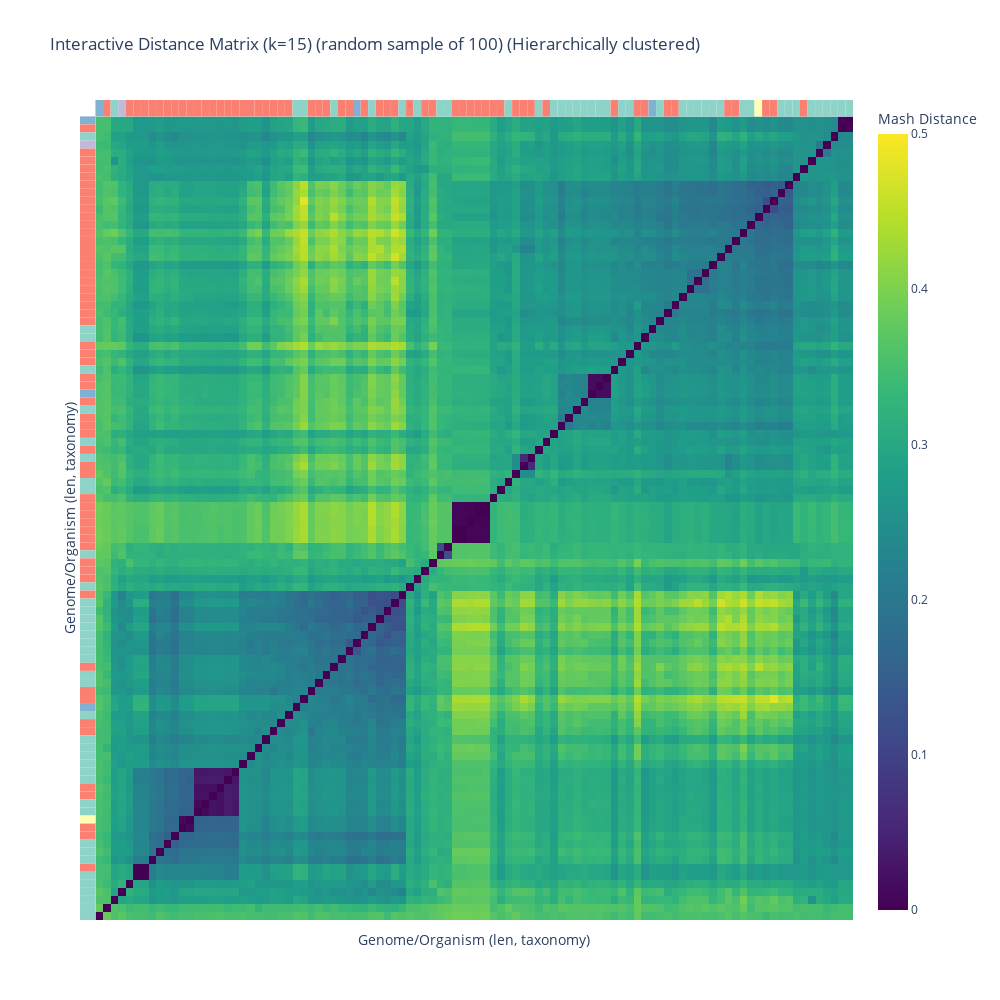

Here is the notebook cell this chart was saved with:
### Code cell
# 2. Interactive hierarchically-reordered heatmap with plotly (compact version, tiles show organism and length in scientific notation, and taxonomy including family)

def get_names_with_length_and_taxonomy(names, stats_df, taxonomy_df=None):
    """Attach merged_total_length (in scientific notation) and taxonomy info to organism names (including family)."""
    # Pre-process stats_df once
    stats_lookup = None
    stats_fallback = {}  # Normalized key -> value mapping for fallback

    if stats_df is not None:
        if 'organism' in stats_df.columns:
            stats_df = stats_df.set_index('organism')
        stats_lookup = stats_df['merged_total_length'] if 'merged_total_length' in stats_df.columns else None
        # Pre-build fallback lookup (underscore to space conversion)
        if stats_lookup is not None:
            stats_fallback = {str(idx).replace("_", " "): val for idx, val in stats_lookup.items()}

    # Pre-process taxonomy_df once - build multiple lookup dictionaries
    taxonomy_lookup = None
    taxonomy_fallback = {}  # Normalized key -> row mapping for fallback
    taxonomy_info_cache = {}  # Cache for pre-processed taxonomy info

    if taxonomy_df is not None and 'organism_name' in taxonomy_df.columns:
        taxonomy_lookup = taxonomy_df.set_index('organism_name')
        # Pre-build fallback lookup and cache taxonomy info
        for idx, row in taxonomy_lookup.iterrows():
            # Cache taxonomy info for exact match
            taxonomy_info_cache[idx] = {
                'kingdom': row['kingdom'] if pd.notna(row.get('kingdom')) else '?',
                'genus': row.get('genus', '?') if pd.notna(row.get('genus')) else '?',
                'family': row.get('family', '?') if pd.notna(row.get('family')) else '?',
                'species': row['species'] if pd.notna(row.get('species')) else '?',
                'subspecies': row['subspecies'] if pd.notna(row.get('subspecies')) else '?',
                'strain': row['strain'] if pd.notna(row.get('strain')) else '?'
            }
            # Build fallback mapping
            normalized_key = str(idx).replace("_", " ")
            if normalized_key not in taxonomy_fallback:
                taxonomy_fallback[normalized_key] = taxonomy_info_cache[idx]

    def format_sci(val):
        """Format value in scientific notation."""
        try:
            return f"{float(val):.2e}"
        except Exception:
            return str(val)

    def format_taxonomy_string(tax_info):
        """Format taxonomy information into a readable string, including family."""
        parts = []
        if tax_info.get('kingdom', '?') != '?' and pd.notna(tax_info.get('kingdom')):
            parts.append(f"Kingdom: {tax_info['kingdom']}")
        if tax_info.get('family', '?') != '?' and pd.notna(tax_info.get('family')):
            parts.append(f"Family: {tax_info['family']}")
        if tax_info.get('species', '?') != '?' and pd.notna(tax_info.get('species')):
            parts.append(f"Species: {tax_info['species']}")
        if tax_info.get('subspecies', '?') != '?' and pd.notna(tax_info.get('subspecies')):
            parts.append(f"Subspecies: {tax_info['subspecies']}")
        if tax_info.get('strain', '?') != '?' and pd.notna(tax_info.get('strain')):
            parts.append(f"Strain: {tax_info['strain']}")
        return " | ".join(parts) if parts else "Taxonomy: N/A"

    # Batch process all names
    result = []
    default_tax = {'kingdom': '?', 'genus': '?', 'family': '?', 'species': '?', 'subspecies': '?', 'strain': '?'}

    for name in names:
        name_str = str(name)

        # Fast lookup for length
        if stats_lookup is not None:
            if name in stats_lookup.index:
                length = stats_lookup[name]
            else:
                # Fast fallback lookup
                normalized_name = name_str.replace("_", " ")
                length = stats_fallback.get(normalized_name, "NA")
        else:
            length = "NA"

        # Fast lookup for taxonomy
        if taxonomy_lookup is not None:
            if name in taxonomy_info_cache:
                tax_info = taxonomy_info_cache[name]
            else:
                # Fast fallback lookup
                normalized_name = name_str.replace("_", " ")
                tax_info = taxonomy_fallback.get(normalized_name, default_tax)
        else:
            tax_info = default_tax

        # Build label
        label_parts = [f"{name_str} (len={format_sci(length)})"]
        tax_str = format_taxonomy_string(tax_info)
        if tax_str != "Taxonomy: N/A":
            label_parts.append(tax_str)

        result.append("<br>".join(label_parts))

    return result

def create_hierarchical_interactive_heatmap_with_length(
    file_path, title, max_size=100, method='average', metric='euclidean',
    organism_summary_df=None, organism_taxonomy_df=None
):
    # Load Data
    df = pd.read_csv(file_path, index_col=0)

    # Get normalization range from full matrix (before sampling)
    # Cap colors at 0.5 - values >= 0.5 will all map to the maximum color
    zmin = df.values.min()
    zmax = 0.5  # Cap colors at 0.5

    # Subsample if large
    if df.shape[0] > max_size:
        sample_ix = np.random.choice(df.index, max_size, replace=False)
        df = df.loc[sample_ix, sample_ix]
        title += f" (random sample of {max_size})"
    # Symmetrize and cluster
    arr = (df.values + df.values.T) / 2 if not np.allclose(df.values, df.values.T) else df.values
    linkage_mat = linkage(squareform(arr, checks=False), method=method, metric=metric)
    order = leaves_list(linkage_mat)
    df = df.iloc[order, :].iloc[:, order]

    # Pre-build kingdom lookup dictionary (optimized)
    kingdom_lookup = {}
    kingdom_fallback = {}

    if organism_taxonomy_df is not None and 'organism_name' in organism_taxonomy_df.columns:
        taxonomy_lookup = organism_taxonomy_df.set_index('organism_name')
        # Pre-build lookup dictionaries for fast access
        for idx, row in taxonomy_lookup.iterrows():
            kingdom = row['kingdom'] if pd.notna(row.get('kingdom')) else "Unknown"
            kingdom_lookup[idx] = kingdom
            # Build fallback mapping (normalized keys)
            normalized_key = str(idx).replace("_", " ")
            if normalized_key not in kingdom_fallback:
                kingdom_fallback[normalized_key] = kingdom

    # Fast kingdom lookup function
    def get_kingdom_fast(name):
        if name in kingdom_lookup:
            return kingdom_lookup[name]
        # Fast fallback lookup
        normalized_name = str(name).replace("_", " ")
        return kingdom_fallback.get(normalized_name, "Unknown")

    # Get kingdoms for all organisms in one pass (vectorized where possible)
    all_organism_names = list(df.index)
    row_kingdoms = [get_kingdom_fast(name) for name in all_organism_names]
    col_kingdoms = row_kingdoms[:]  # Same organisms in rows and columns

    # Relabel axes with merged_total_length in scientific notation and taxonomy (including family)
    row_names = get_names_with_length_and_taxonomy(df.index, organism_summary_df, organism_taxonomy_df)
    col_names = get_names_with_length_and_taxonomy(df.columns, organism_summary_df, organism_taxonomy_df)

    # Create color mapping for kingdoms (optimized)
    # Note: row_kingdoms and col_kingdoms are the same since rows and columns have same organisms
    unique_kingdoms = sorted(set(row_kingdoms))
    n_kingdoms = len(unique_kingdoms)

    # Use a distinct color palette and extend efficiently if needed
    base_palette = px.colors.qualitative.Set3 if n_kingdoms <= 12 else px.colors.qualitative.Dark24
    extend_palettes = [px.colors.qualitative.Set2, px.colors.qualitative.Pastel1,
                       px.colors.qualitative.Pastel2, px.colors.qualitative.Set1]

    # Extend palette efficiently by concatenating all needed palettes at once
    color_palette = list(base_palette)
    palette_idx = 0
    while len(color_palette) < n_kingdoms:
        color_palette.extend(extend_palettes[palette_idx % len(extend_palettes)])
        palette_idx += 1

    # Create kingdom color mapping (limit to needed size)
    kingdom_colors = {kingdom: color_palette[i] for i, kingdom in enumerate(unique_kingdoms)}

    # Create the heatmap
    fig = go.Figure(go.Heatmap(
        z=df.values, x=col_names, y=row_names,
        zmin=zmin, zmax=zmax,  # Cap colors at 0.5 to match other plots
        colorscale='Viridis', colorbar=dict(title="Mash Distance"), showscale=True,
        hovertemplate='<b>%{y}</b><br><b>%{x}</b><br>Distance: %{z:.4f}<extra></extra>'
    ))

    # Add colored lines for rows (vertical lines on the left side) and columns (horizontal lines on top)
    n_rows = len(row_kingdoms)
    n_cols = len(col_kingdoms)

    # Set dimensions for colored indicators
    row_indicator_width = 0.02  # Width for row indicators on left (as fraction of plot)
    col_indicator_height = 0.02  # Height for column indicators on top (as fraction of plot)

    # Calculate the heatmap domain (leaving space for indicators)
    x_domain_start = row_indicator_width
    x_domain_end = 1.0
    y_domain_start = 0.0
    y_domain_end = 1.0 - col_indicator_height

    # Pre-calculate positions for row and column indicators (vectorized)
    row_height = (y_domain_end - y_domain_start) / n_rows
    col_width = (x_domain_end - x_domain_start) / n_cols

    # Batch create shapes for row indicators (vertical lines on left)
    # Pre-calculate all positions
    row_shapes = []
    for i, kingdom in enumerate(row_kingdoms):
        color = kingdom_colors[kingdom]
        y_bottom = y_domain_end - (i + 1) * row_height
        y_top = y_domain_end - i * row_height
        row_shapes.append(dict(
            type="rect",
            xref="paper", yref="paper",
            x0=0.0, x1=x_domain_start,
            y0=y_bottom, y1=y_top,
            fillcolor=color,
            line=dict(width=0),
            layer="above"
        ))

    # Batch create shapes for column indicators (horizontal lines on top)
    col_shapes = []
    for j, kingdom in enumerate(col_kingdoms):
        color = kingdom_colors[kingdom]
        x_left = x_domain_start + j * col_width
        x_right = x_domain_start + (j + 1) * col_width
        col_shapes.append(dict(
            type="rect",
            xref="paper", yref="paper",
            x0=x_left, x1=x_right,
            y0=y_domain_end, y1=1.0,
            fillcolor=color,
            line=dict(width=0),
            layer="above"
        ))

    # Add all shapes at once (more efficient than individual calls)
    for shape in row_shapes + col_shapes:
        fig.add_shape(**shape)

    # Update layout with adjusted domains to show the colored lines
    fig.update_layout(
        title=title + " (Hierarchically clustered)",
        xaxis_title="Genome/Organism (len, taxonomy)",
        yaxis_title="Genome/Organism (len, taxonomy)",
        width=1000, height=1000,
        xaxis=dict(
            domain=[x_domain_start, x_domain_end],  # Leave space on left for row indicators
            showticklabels=False
        ),
        yaxis=dict(
            domain=[y_domain_start, y_domain_end],  # Leave space on top for column indicators
            showticklabels=False
        )
    )

    fig.show()
    return df

file_path = data_dir / "distance_matrix_k15.csv"
create_hierarchical_interactive_heatmap_with_length(
    file_path, 
    "Interactive Distance Matrix (k=15)", 
    max_size=100,
    organism_summary_df=organism_summary_df if 'organism_summary_df' in locals() else None,
    organism_taxonomy_df=organism_taxonomy_df if 'organism_taxonomy_df' in locals() else None
)
